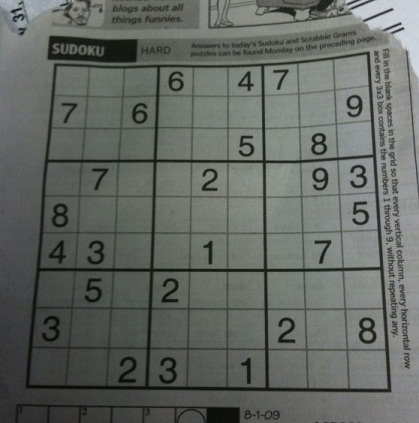
#> input picture py_curso_openVC/openCV_ex_prog/imgs/matriz.jpg, 419 x 423 px
$ python ex_openCV_30.py   (older library calls are emulated)
#> lines starting #> are read from the running program, lines starting #| are printed output that depends on the picture
import cv2
import numpy as np

#img = cv2.imread('carris.jpg')
#img = cv2.imread('ponte.jpg')
#img = cv2.imread('bia.jpg')
img = cv2.imread('imgs/matriz.jpg')
#> img is the input picture: shape (423, 419, 3); mean B, G, R 98.9, 103.6, 99.4

img = cv2.cvtColor(img, cv2.COLOR_BGR2GRAY) # converte
#> img: shape (423, 419)

sobelX = cv2.Sobel(img, cv2.CV_64F, 1, 0)
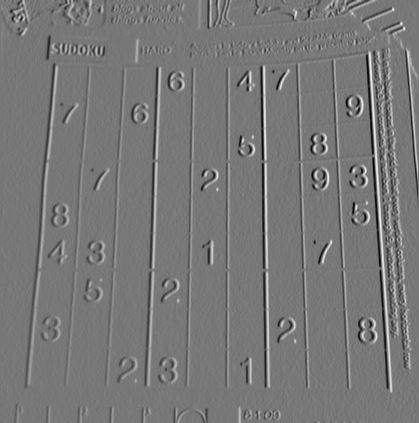
#> sobelX: shape (423, 419) float64; min -447, max 504, mean 1.3; drawn with min black and max white
sobelY = cv2.Sobel(img, cv2.CV_64F, 0, 1)
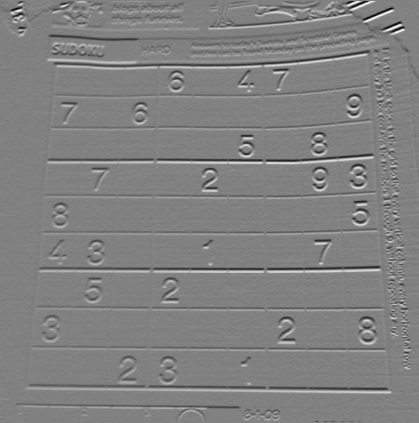
#> sobelY: shape (423, 419) float64; min -577, max 556, mean -1; drawn with min black and max white
sobelX = np.uint8(np.absolute(sobelX))
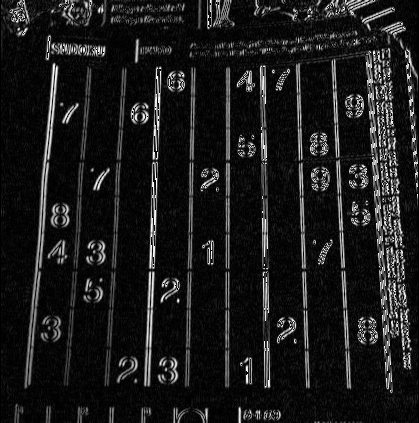
#> sobelX: shape (423, 419); min 0, max 255, mean 27.4
sobelY = np.uint8(np.absolute(sobelY))
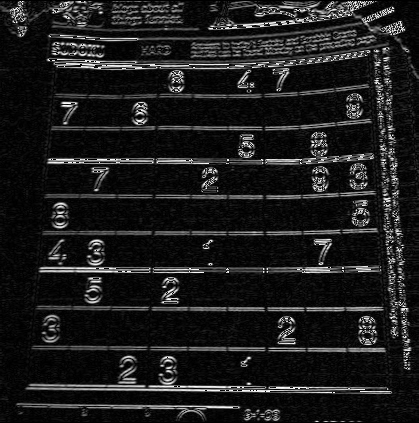
#> sobelY: shape (423, 419); min 0, max 255, mean 28.5
sobel = cv2.bitwise_or(sobelX, sobelY)
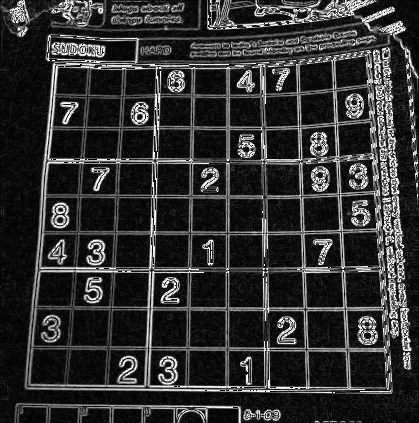
#> sobel: shape (423, 419); min 0, max 255, mean 49.2
resultado = np.vstack([
    np.hstack([img, sobelX]),
    np.hstack([sobelY, sobel])
    ])
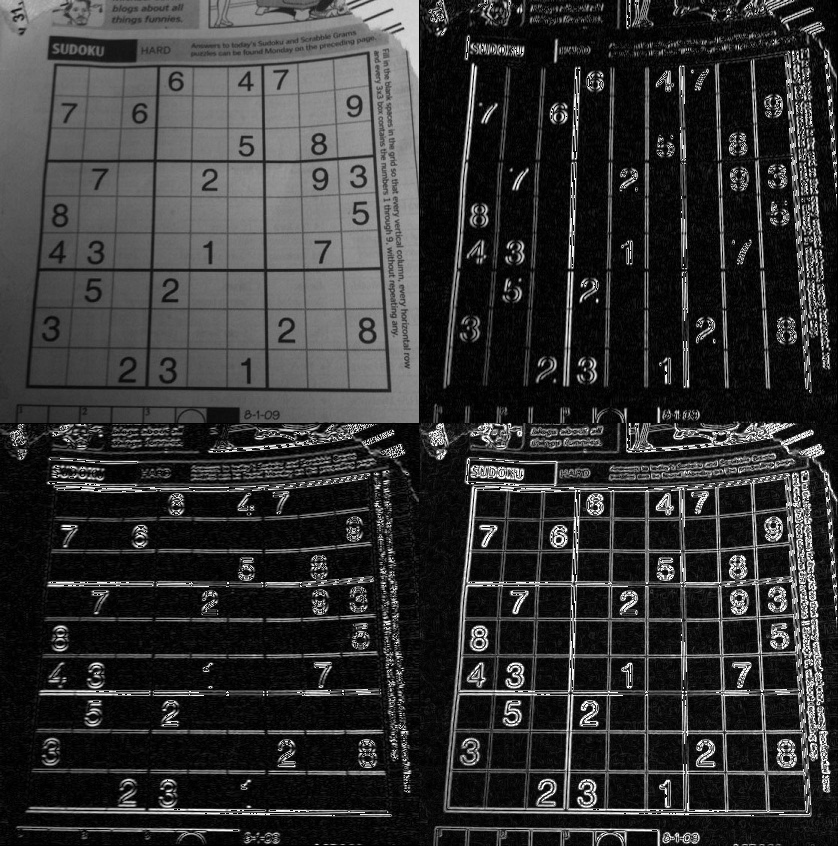
#> resultado: shape (846, 838); min 0, max 255, mean 51.8
cv2.imshow("Sobel", resultado)

cv2.waitKey(0)
cv2.destroyAllWindows()
# On Mac need to force to destroyAllWindows.
cv2.waitKey(1)
